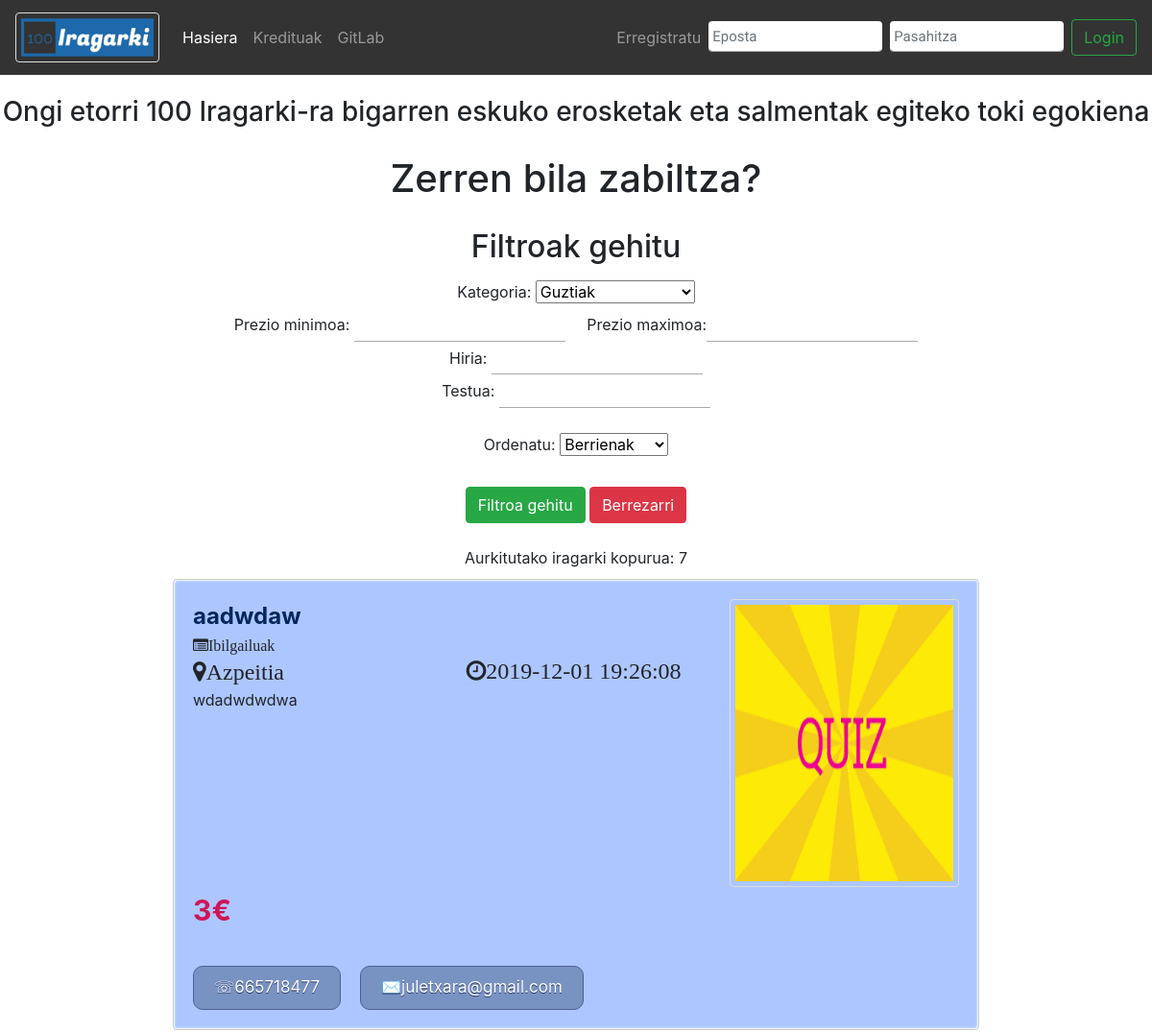
Before: /php/Layout.php (upper part) with the older database file.
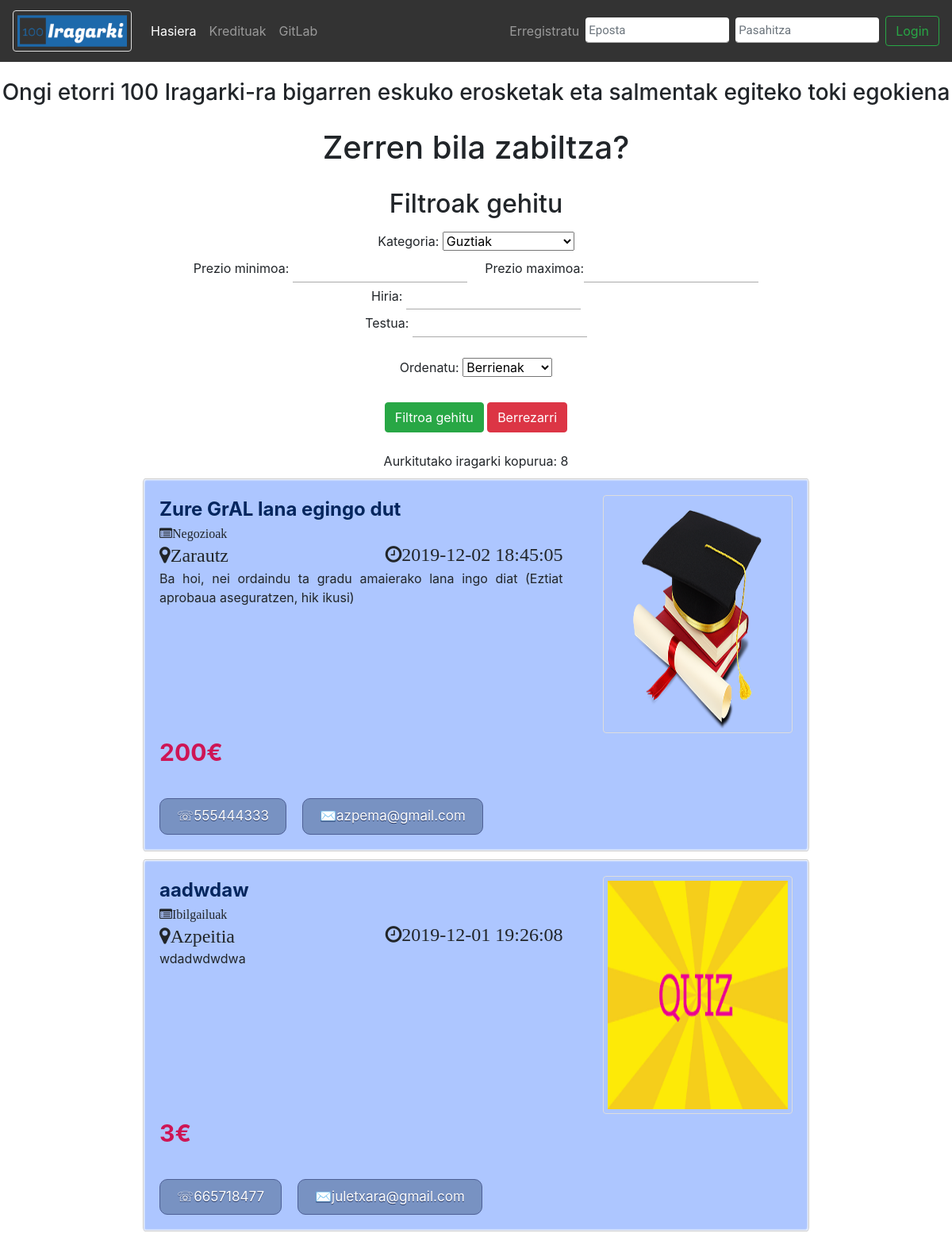
After: the same page with the newer database file.
### tables this page shows
CREATE TABLE IF NOT EXISTS `ads` (
  `ad_id` int(11) NOT NULL AUTO_INCREMENT,
  `email` varchar(100) NOT NULL,
  `title` varchar(100) NOT NULL,
  `category` varchar(100) NOT NULL,
  `text` varchar(10000) NOT NULL,
  `price` float NOT NULL,
  `city` varchar(100) NOT NULL,
  `date` datetime NOT NULL,
  PRIMARY KEY (`ad_id`),
  KEY `FK_ADS_USERS` (`email`)
);

CREATE TABLE IF NOT EXISTS `users` (
  `email` varchar(100) NOT NULL,
  `password` varchar(100) NOT NULL,
  `name` varchar(100) NOT NULL,
  `surname1` varchar(100) NOT NULL,
  `surname2` varchar(100) NOT NULL,
  `telephone` int(11) NOT NULL,
  `banned` int(11) NOT NULL,
  `admin` int(11) NOT NULL,
  PRIMARY KEY (`email`)
);

### php/ShowAdvertisementsFilter.php (the view, shortened to what this page needs)
<?php
include '../php/DbConfig.php';
$link = mysqli_connect($zerbitzaria, $erabiltzailea, $gakoa, $db) or die("Errorea datu-baseko konexioan");
$sql = "SELECT * FROM ads NATURAL JOIN users";
$sql_count = "SELECT COUNT(*) FROM ads NATURAL JOIN users";
if (isset($_GET['order']) && !empty($order = trim($_GET['order']))) {
	$sql .= " ORDER BY ";
	switch ($order) {
	case "Berrienak":
		$sql .= "date DESC";
		break;
	case "Zaharrenak":
		$sql .= "date";
		break;
	case "Merkeenak":
		$sql .= "price";
		break;
	case "Garestienak":
		$sql .= "price DESC";
		break;
	}
} else {
	$sql .= " ORDER BY date DESC";
}
$result_count = mysqli_query($link, $sql_count) or die("Errorea datu-baseko kontsultan");
$row = mysqli_fetch_array($result_count, MYSQLI_ASSOC);
echo "<div>Aurkitutako iragarki kopurua: ".$row['COUNT(*)']."<div>";
$result = mysqli_query($link, $sql) or die("Errorea datu-baseko kontsultan");
while ($row = mysqli_fetch_array($result, MYSQLI_ASSOC)) {
	echo '
			<div class="home-anuntzio" id="home-anuntzio'.$row['ad_id'].'">
				<div class="home-anuntzio-head"></div>
				<div class="home-anuntzio-detail">
					<div class="home-anuntzio-detail-textu">
						<a href="Ad.php?ad_id='.$row['ad_id'].'" class="home-anuntzio-detail-textu-title"><b>'.$row['title'].'</b></a><br>
						<i class="fa fa-list-alt" aria-hidden="true">'.$row['category'].'</i>
						<div class="home-anuntzio-detail-textu-tokiordu">
							<span class="home-anuntzio-detail-textu-toki"><i class="fa fa-map-marker"
								style="font-size:24px">'.$row['city'].'</i></span>
							<span class="home-anuntzio-detail-textu-denbora"><i class="fa fa-clock-o"
								aria-hidden="true" style="font-size:24px">'.$row['date'].'</i></span>
						</div>
						<div class="home-anuntzio-detail-deskripzio">';
							echo substr($row['text'] , 0, 400);
							$directory = "../images/ads/".$row['ad_id']."/";
							$files = scandir ($directory);
							$firstFile = $directory . $files[2];
						echo '</div>
					</div>
					<div class="home-anuntzio-detail-irudi" id="gallery" data-toggle="modal" data-target="#imageModal'.$row['ad_id'].'">
						<img class="home-anuntzio-detail-irudi-txiki" src="'. $firstFile .'" alt="Lehen irudia" data-target="#imageCarousel'.$row['ad_id'].'" data-slide-to="0">
					</div>
				</div>
				<p class="prezioa">'.$row['price'].'€</p><br><br><br>
				<div class="home-anuntzio-footer">
					<a href="#" class="home-anuntzio-footer-kontaktua">&#9743;'.$row['telephone'].'</a>
					<a href="#" class="home-anuntzio-footer-kontaktua">&#9993;'.$row['email'].'</a>
				</div>';
			echo '</div>
			<div class="modal fade" id="imageModal'.$row['ad_id'].'" tabindex="-1" role="dialog" aria-hidden="true">
				<div class="modal-dialog" role="document">
					<div class="modal-content">
						<div class="modal-header">
							<button type="button" class="close" data-dismiss="modal" aria-label="Close">
								<span aria-hidden="true">&times;</span>
							</button>
						</div>';
						echo
						'<div class="modal-body">
							<div id="imageCarrousel'.$row['ad_id'].'" class="carousel slide" data-ride="carousel">
							<ol class="carousel-indicators">';
							echo '</ol>
							<div class="carousel-inner">';
						echo'
								</div>
								<a class="carousel-control-prev" href="#imageCarousel'.$row['ad_id'].'" role="button" data-slide="prev">
									<span class="carousel-control-prev-icon" aria-hidden="true"></span>
									<span class="sr-only">Previous</span>
								</a>
								<a class="carousel-control-next" href="#imageCarousel'.$row['ad_id'].'" role="button" data-slide="next">
									<span class="carousel-control-next-icon" aria-hidden="true"></span>
									<span class="sr-only">Next</span>
								</a>
							</div>
						</div>
						<div class="modal-footer">
							<button type="button" class="btn btn-secondary" data-dismiss="modal">Close</button>
						</div>
					</div>
				</div>
			</div>';
}
?>

### php/Layout.php (shortened to what this page needs)
<!DOCTYPE html>
<html>
<head>
</head>
<body>
	<?php include '../php/Menus.php' ?>
	<div class="main">
		<span class="sarrera">
			<h3>Ongi etorri 100 Iragarki-ra bigarren eskuko erosketak eta salmentak egiteko toki egokiena</h3>
		</span><br>
		<div class="home-title">
			<h1>Zerren bila zabiltza?</h1>
		</div>
		<div class="home">
			<form id="filtroak" name="filtroak">
				<fieldset>
					<legend>
						<h2>Filtroak gehitu</h2>
					</legend>
					<label for="category">Kategoria:</label>
					<select id="category" name="category">
						<option value="">Guztiak</option>
					</select>
					<br>
					<label for="min_price">Prezio minimoa:</label>
                    <input type="number" id="min_price" name="min_price" min="0"
						value="<?php echo isset($_GET['min_price']) ? $_GET['min_price'] : '' ?>">
					<label for="max_price">Prezio maximoa:</label><input type="number" id="max_price" name="max_price" min="0"
						value="<?php echo isset($_GET['max_price']) ? $_GET['max_price'] : '' ?>">
					<br>
					<label for="city">Hiria:</label>
					<input type="text" id="city" name="city"
						value="<?php echo isset($_GET['city']) ? $_GET['city'] : '' ?>">
					<br>
					<label for="text">Testua:</label>
					<input type="text" id="text" name="text" maxlength="100"
						value="<?php echo isset($_GET['text']) ? $_GET['text'] : '' ?>">
                    <br>
                    <br>
                    <label for="order">Ordenatu:</label>
					<select id="order" name="order">
						<option value="Berrienak">Berrienak</option>
					</select>
					<br><br>
                    <input class="btn btn-success" type="submit" id="submit" value="Filtroa gehitu">
					<a class="btn btn-danger" href="Layout.php">Berrezarri</a>
				</fieldset>
			</form>
			<br>
			<?php include '../php/ShowAdvertisementsFilter.php'; ?>
		</div>
	</div>
</body>
</html>

### php/Menus.php (shortened to what this page needs)
<nav class="navbar navbar-expand-lg navbar-dark fixed-top">
	<a class="navbar-brand" href="Layout.php">
		<img src="../images/logo.png">
	</a>
	<div class="collapse navbar-collapse" id="navbarNavAltMarkup1">
		<div class="navbar-nav mr-auto">
			<a class="nav-item nav-link" href="Layout.php">Hasiera</a>
			<?php if (empty($_SESSION["email"])) { ?>
			<a class="nav-item nav-link" href="Credits.php">Kredituak</a></span>
			<a class="nav-item nav-link" href="https://gitlab.com/juletx/Iragarkiak" target="_blank">GitLab</a>
		</div>
		<div class="navbar-nav ml-auto">
			<a class="nav-item nav-link" href="SignUp.php">Erregistratu</a>
			<?php include 'Login.php'; ?>
		</div>
			<?php } ?>
	</div>
</nav>

### php/LogIn.php (shortened to what this page needs)
<form class="form-inline" id="login" name="login" method="post">
	<input class="form-control mr-sm-2" type="email" id="email" name="email" placeholder="Eposta"
		aria-label="Eposta" required>
	<input class="form-control mr-sm-2" type="password" id="password" name="password" placeholder="Pasahitza"
		aria-label="Pasahitza" required>
	<button class="btn btn-outline-success my-2 my-sm-0" type="submit">Login</button>
</form>

### styles/Style.css (style rules this page uses)
* { margin: 0; padding: 0; }
html { font-family: Roboto, sans-serif; }
body { margin: 0; background-color: #21ce77; }
fieldset { padding: 10px; border: 3px solid #999; }
.navbar { z-index: 1; background-color: #333; position: fixed; width: 100%; top: 0; }
.navbar img { float: left; border: 1px solid #ddd; border-radius: 4px; padding: 5px; width: 150px; }
.sarrera { display: inline-block; }
.main { position: relative; width: 100%; display: inline-block; text-align: center; margin-top: 100px; }
.home { display: inline-block; text-align: center; }
.home-title { padding: 20px; display: inline-block; }
.home-anuntzio { margin-top: 10px; padding: 20px; display: inline-block; background-color: #adc6ff; text-align: justify; border: 1px solid #ccc; box-shadow: 1px 1px 2px #fff inset, -1px -1px 2px #fff inset; border-radius: 3px/6px; width: 70%; }
.home-anuntzio-detail { display: flex; }
.home-anuntzio-detail-textu { padding-right: 50px; float: left; width: 70%; }
.home-anuntzio-detail-textu-title { color: #6d98fc; text-decoration: none; font-size: 150%; }
.home-anuntzio-detail-irudi { width: 30%; height: 300px; opacity: 1; transition: 0.3s; display: inline-block; }
.home-anuntzio-detail-irudi-txiki { border: 1px solid #ddd; border-radius: 4px; padding: 5px; float: right; height: 100%; width: 100%; }
.prezioa { display: block; color: #ce1555; font-weight: bold; float: left; font-size: 30px; margin: 1% 8px 0 0; padding-top: 1px; line-height: 1; }
.home-anuntzio-footer { display: flex; }
.home-anuntzio-footer-kontaktua { margin-top: 10px; margin-right: 20px; background-color: #7892c2; border-radius: 10px; border: 1px solid #4e6096; display: inline-block; cursor: pointer; color: #ffffff; font-size: 17px; padding: 9px 21px; text-decoration: none; text-shadow: 0px 1px 0px #283966; }
.home-anuntzio-detail-textu-toki { margin-top: 0.5%; }
.home-anuntzio-detail-deskripzio { display: inline-block; margin-top: 0.5%; }
.home-anuntzio-detail-textu-tokiordu { width: 100%; }
.home-anuntzio-detail-textu b { color: #04265e; }
.home-anuntzio-detail-textu-denbora { float: right; }
.home-anuntzio-detail-textu i { margin-top: 0.5%; }
.home-anuntzio-detail-deskripzio { display: inline-block; text-align: justify; }
h1 { margin: 0 0 20px 0; font-weight: 300; font-size: 28px; }
input[type="text"], input[type="password"], input[type="number"], input[type="tel"], input[type="email"] { display: block; box-sizing: border-box; margin-bottom: 1px; padding: 4px; width: 220px; height: 32px; border: none; border-bottom: 1px solid #AAA; font-family: 'Roboto', sans-serif; font-weight: 400; font-size: 15px; transition: 0.2s ease; display:inline-block; }

Changed rows visible on the page:
added ads: title "Zure GrAL lana egingo dut", category "Negozioak", city "Zarautz", date "2019-12-02 18:45:05", text "Ba hoi, nei ordaindu ta gradu amaierako lana ingo diat (Eztiat aprobaua aseguratzen, hik ikusi)", shows a picture, price "200", email.telephone "555444333", email "azpema@gmail.com"
Other visible differences:
$row['COUNT(*)']: "7" → "8"
